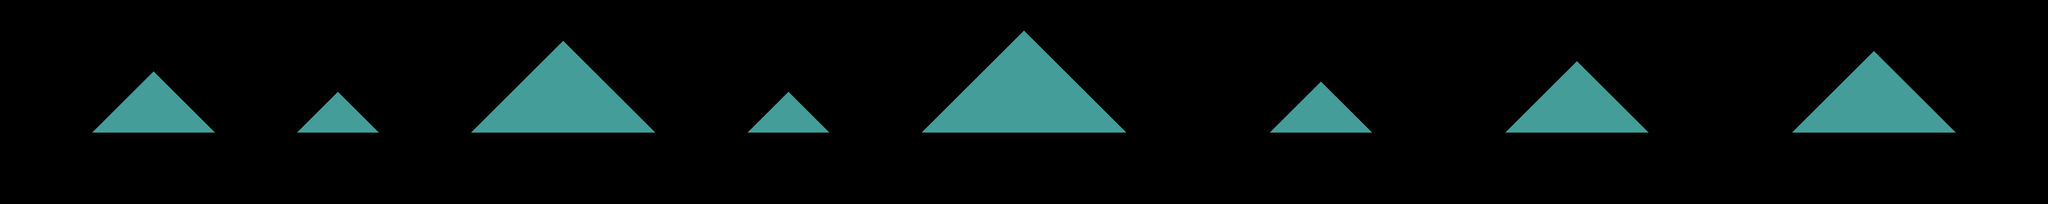

This is a level from a 2D game, rendered from its Tiled map with the project's own tilesets. A one-line summary and the map file follow, with tile-layer data summarised:
An orthogonal 200x20 tile map with 32x32 px tiles, 1 tile layer (MountainsBG).

<map version="1.0" orientation="orthogonal" renderorder="right-down" width="200" height="20" tilewidth="32" tileheight="32" nextobjectid="1">
 <tileset firstgid="1" name="MoutainsBG" tilewidth="32" tileheight="32" tilecount="10" columns="2">
  <image source="DEMOMrJumpMountains.png" width="64" height="160" />
 </tileset>
 <layer name="MountainsBG" width="200" height="20">
  <data>[4000 cells, 440 non-empty, 3 distinct tile ids]</data>
 </layer>
</map>